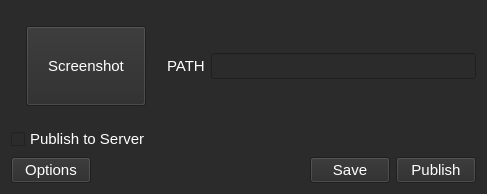
<?xml version="1.0" encoding="UTF-8"?>
<ui version="4.0">
 <class>ReferenceApp</class>
 <widget class="QWidget" name="ReferenceApp">
  <property name="geometry">
   <rect>
    <x>0</x>
    <y>0</y>
    <width>487</width>
    <height>187</height>
   </rect>
  </property>
  <property name="maximumSize">
   <size>
    <width>487</width>
    <height>230</height>
   </size>
  </property>
  <property name="windowTitle">
   <string>Reference App</string>
  </property>
  <property name="windowIcon">
   <iconset resource="../resurces/ReferenceApp.qrc">
    <normaloff>:/logo/AT_SERVER_alpha.png</normaloff>:/logo/AT_SERVER_alpha.png</iconset>
  </property>
  <property name="styleSheet">
   <string notr="true">QWidget {
    background-color: #2B2B2B;
    color: #FFFFFF;
    font-family: Segoe UI, Arial;
    font-size: 11pt;
}
</string>
  </property>
  <layout class="QVBoxLayout" name="verticalLayout">
   <item>
    <layout class="QHBoxLayout" name="commentLayout">
     <item>
      <layout class="QVBoxLayout" name="verticalLayout_2">
       <property name="leftMargin">
        <number>15</number>
       </property>
       <property name="topMargin">
        <number>15</number>
       </property>
       <property name="rightMargin">
        <number>15</number>
       </property>
       <property name="bottomMargin">
        <number>15</number>
       </property>
       <item>
        <widget class="QPushButton" name="btnScreenshot">
         <property name="minimumSize">
          <size>
           <width>120</width>
           <height>80</height>
          </size>
         </property>
         <property name="maximumSize">
          <size>
           <width>300</width>
           <height>16777215</height>
          </size>
         </property>
         <property name="text">
          <string>Screenshot</string>
         </property>
        </widget>
       </item>
      </layout>
     </item>
     <item>
      <widget class="QLabel" name="lblPath">
       <property name="text">
        <string>PATH</string>
       </property>
      </widget>
     </item>
     <item>
      <widget class="QLineEdit" name="txtPath"/>
     </item>
    </layout>
   </item>
   <item>
    <widget class="QCheckBox" name="chkPublish">
     <property name="text">
      <string>Publish to Server</string>
     </property>
    </widget>
   </item>
   <item>
    <layout class="QHBoxLayout" name="buttonLayout">
     <item>
      <widget class="QPushButton" name="btnOptions">
       <property name="text">
        <string>Options</string>
       </property>
      </widget>
     </item>
     <item>
      <spacer name="horizontalSpacer">
       <property name="orientation">
        <enum>Qt::Orientation::Horizontal</enum>
       </property>
       <property name="sizeHint" stdset="0">
        <size>
         <width>40</width>
         <height>20</height>
        </size>
       </property>
      </spacer>
     </item>
     <item>
      <widget class="QPushButton" name="btnSave">
       <property name="text">
        <string>Save</string>
       </property>
      </widget>
     </item>
     <item>
      <widget class="QPushButton" name="btnPublish">
       <property name="text">
        <string>Publish</string>
       </property>
      </widget>
     </item>
    </layout>
   </item>
  </layout>
 </widget>
 <resources>
  <include location="../resurces/ReferenceApp.qrc"/>
 </resources>
 <connections/>
</ui>
